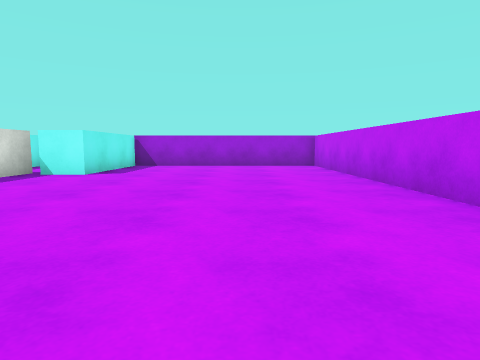
View 1 (above)

14 first-person views from a walk through a 3-D level made in the Unity game engine. The camera is 0.62 m above the floor, tilts 6° down and sees 75° across. The floor is counted in squares, 1 m on a side. Each view is taken from the middle of a square. On the plan, view 1 faces up. The plan holds only what a view shows up to about 9 squares ahead; the rest is blank. The player is left out. Surface patterns are stand-ins for the level's own textures.

View 2
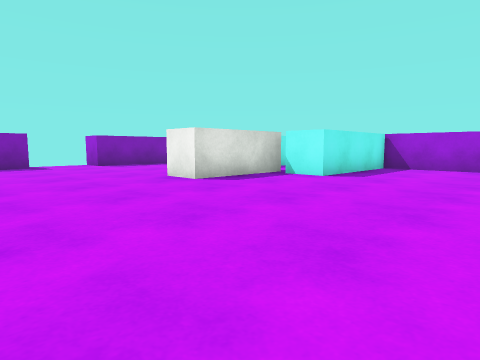

View 3
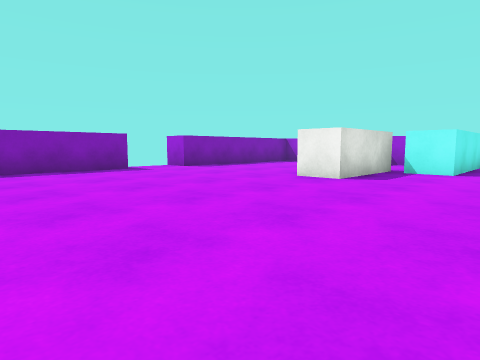

View 4
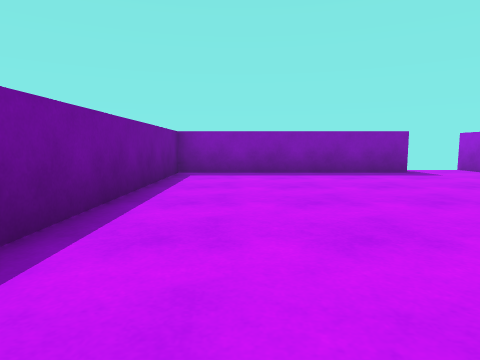

View 5
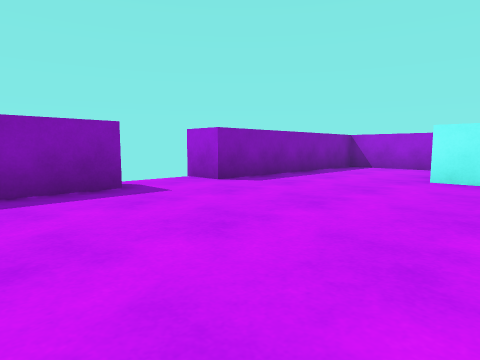

View 6
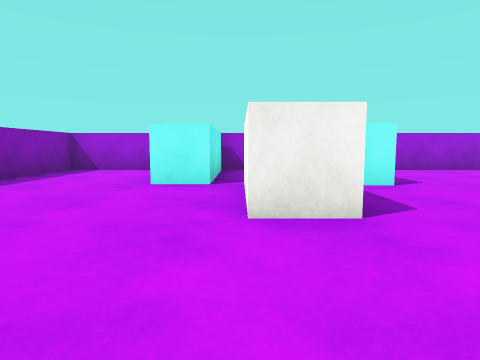

View 7
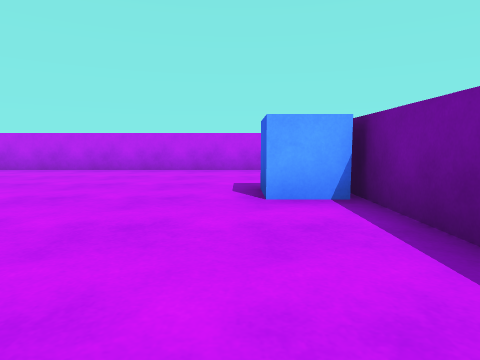

View 8
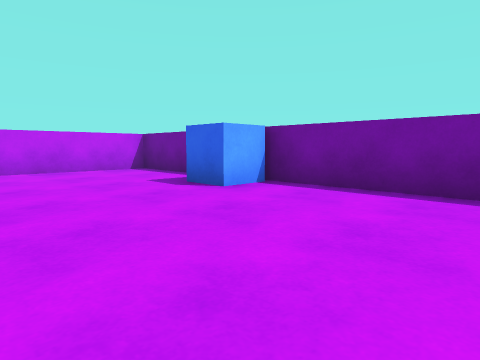

View 9
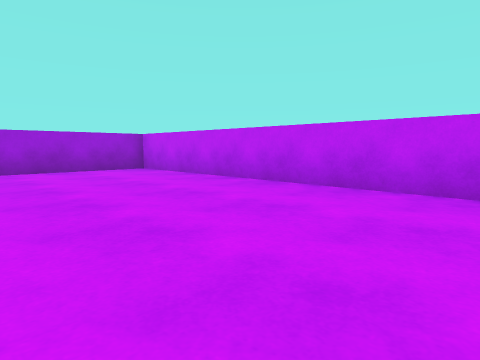

View 10
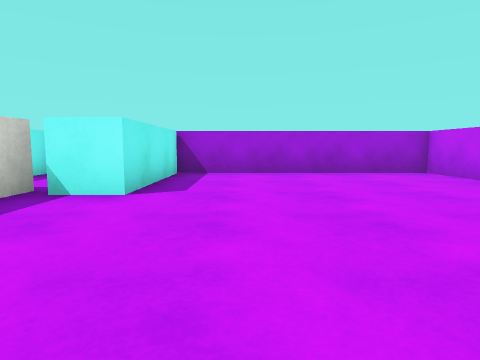

View 11
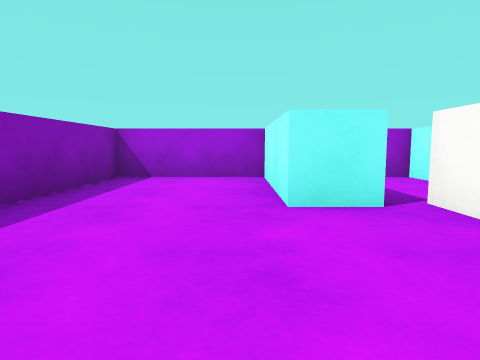

View 12
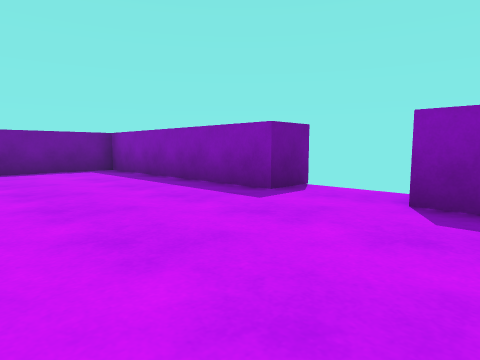

View 13
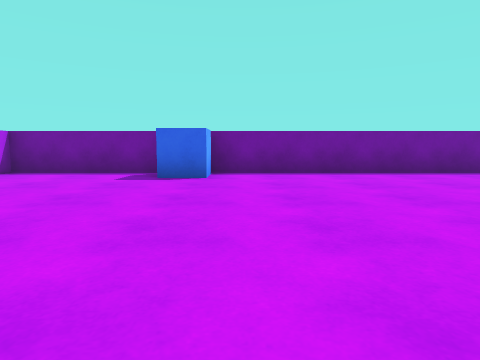

View 14
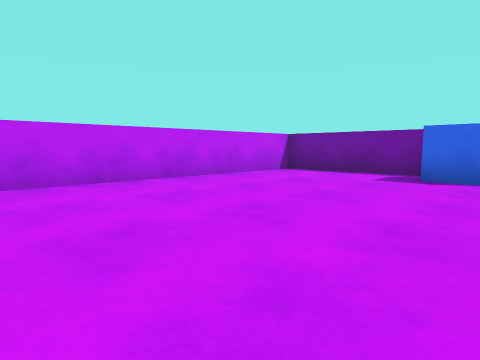

### Floor plan
Points are (right, up) in squares from view 1. A wall is a line through its corners. A room is listed if a view was taken in it or the views show most of it. See-through windows are left out.
Room 1 (views 1, 2, 3, 4, 5, 6, 7, 8, 9, 10, 11, 12, 13, 14)
walls: (-4.9, 7.5) (-4.9, 4.7) (-5.9, 4.7) (-5.9, 7.5); (-6.5, 7.2) (-7.5, 7.2) (-7.5, 10.5) (-10.6, 10.5) (-10.6, 5) (-11.6, 5); (-11.6, 3.1) (-10.6, 3.1) (-10.6, -2.5) (2.5, -2.5) (2.5, 10.5) (-3.5, 10.5) (-3.5, 7) (-4.5, 7)
objects: blue cube (-2, -2)

Positions as (right, up) in squares from view 1, and headings:
1: (0, 0), facing up
2: (0, 1), facing up-left
3: (-2, -1), facing up-left
4: (-3, -1), facing left
5: (-6, 1), facing up-left
6: (-6, 2), facing up
7: (-6, -1), facing right
8: (-6, 2), facing down-right
9: (-2, 2), facing up-right
10: (-2, 3), facing up
11: (-8, 4), facing up
12: (-7, 6), facing down-left
13: (-3, 5), facing down
14: (-3, 5), facing down-right
